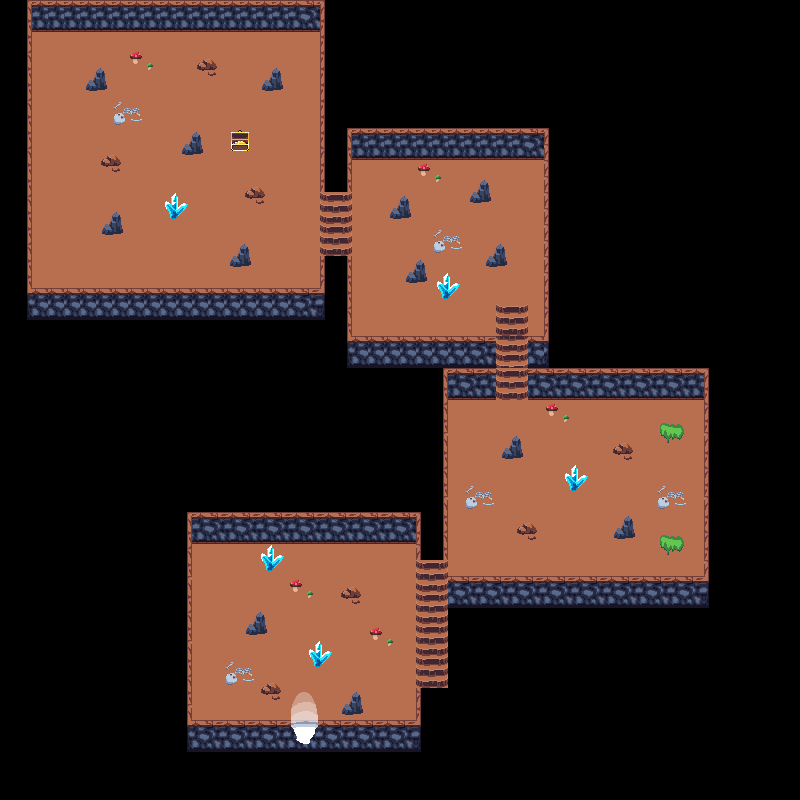

This is a level from a 2D game, rendered from its Tiled map with the project's own tilesets. A one-line summary and the map file follow, with tile-layer data summarised:
An orthogonal 50x50 tile map with 16x16 px tiles, 4 tile layers (floor, stands, walls, decorations), 2 tilesets and 6 objects (2x collision, exit_dungeon, spawn_dungeon, boss_path1, boss_path2).

<map version="1.8" tiledversion="1.8.2" orientation="orthogonal" renderorder="right-down" width="50" height="50" tilewidth="16" tileheight="16" infinite="0" nextlayerid="7" nextobjectid="7">
 <tileset firstgid="1" source="dungeon.tsx" />
 <tileset firstgid="257" source="nature.tsx" />
 <layer id="1" name="floor" width="50" height="50">
  <data>[2500 cells, 780 non-empty, 1 distinct tile ids]</data>
 </layer>
 <layer id="2" name="stands" width="50" height="50">
  <data>[2500 cells, 36 non-empty, 4 distinct tile ids]</data>
 </layer>
 <layer id="3" name="walls" width="50" height="50">
  <data>[2500 cells, 343 non-empty, 20 distinct tile ids]</data>
 </layer>
 <layer id="4" name="decorations" width="50" height="50">
  <data>[2500 cells, 160 non-empty, 36 distinct tile ids]</data>
 </layer>
 <objectgroup id="5" name="objects">
  <object id="1" type="collision" x="27.6667" y="1" width="296.667" height="30.3333" />
  <object id="2" name="exit_dungeon" x="289.5" y="696.5" width="32.5" height="40.75" />
  <object id="3" name="spawn_dungeon" x="375.5" y="669.25">
   <point />
  </object>
  <object id="6" type="collision" x="228.818" y="129.909" width="22.0909" height="23.1818" />
 </objectgroup>
 <objectgroup id="6" name="NPC_path">
  <object id="4" name="boss_path1" x="160.125" y="96.125" width="15.625" height="15.875" />
  <object id="5" name="boss_path2" x="256" y="96.0909" width="16" height="16.0909" />
 </objectgroup>
</map>
